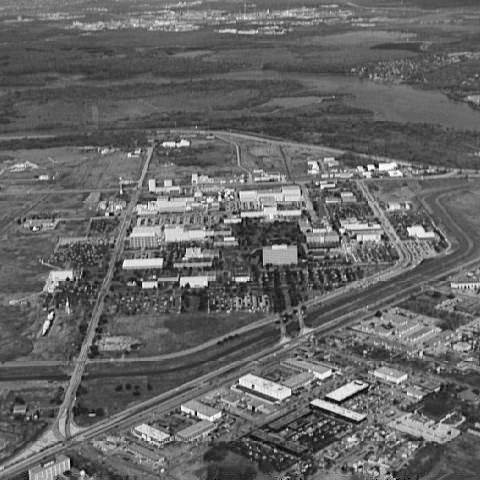
%> input picture assignment2/City.jpg, 480 x 480 px
$ octave p4.m   (GNU Octave 9; MATLAB toolbox functions it lacks are replaced by stand-ins)
%> lines starting %> are read from the running program, lines starting %| are printed output that depends on the picture
%p4
OriImg= imread('/Users/mingmingqiu/Desktop/CS 631T Computer Vision/week2/City.jpg');
%> OriImg is the input picture: size 480x480 uint8; min 0, max 254, mean 101.2
se = strel('square',3);
A = imdilate(OriImg,se);
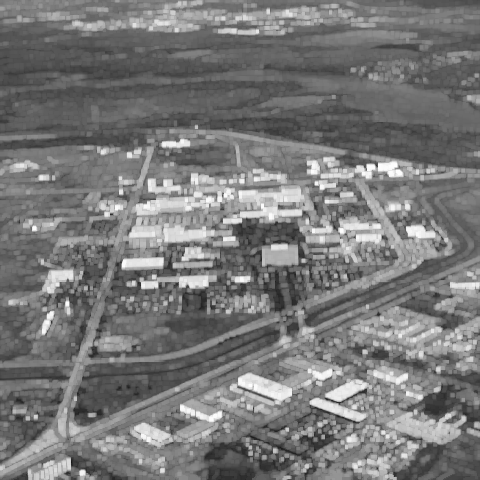
%> A: size 480x480 uint8; min 23, max 254, mean 120.4
B = imerode(OriImg,se);
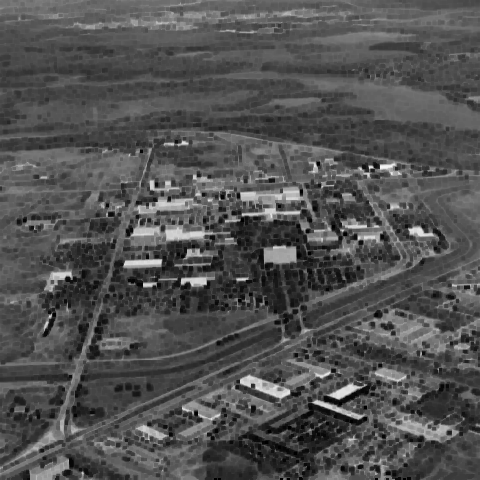
%> B: size 480x480 uint8; min 0, max 245, mean 81.6
C = A - B;
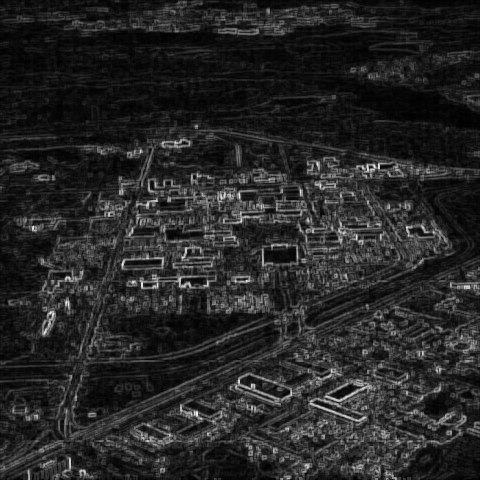
%> C: size 480x480 uint8; min 0, max 243, mean 38.8
figure,imshow(B),title('P4');
disp('Discuss: The image A is a enlarge feature of original photo, The image B is a shrink feature photo, let C = A-B, which means an outline of feature was cut out. So, In the picture C, black part is the same part of A and B. White/Gray part is outline of feature.');

$ run again, with assignment2/Food.jpg copied over assignment2/City.jpg
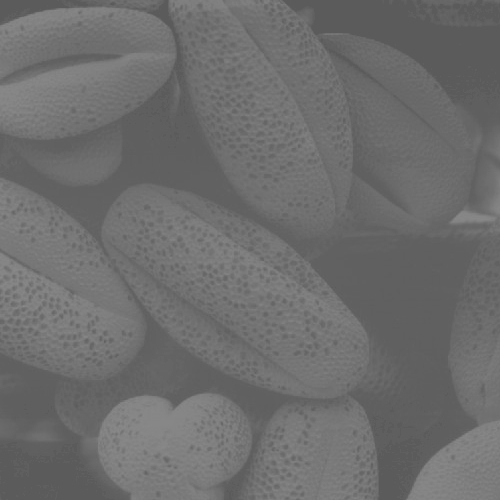
%> input picture assignment2/Food.jpg, 500 x 500 px
%> OriImg is the input picture: size 500x500 uint8; min 90, max 138, mean 109.1
%> `C = A - B;`:
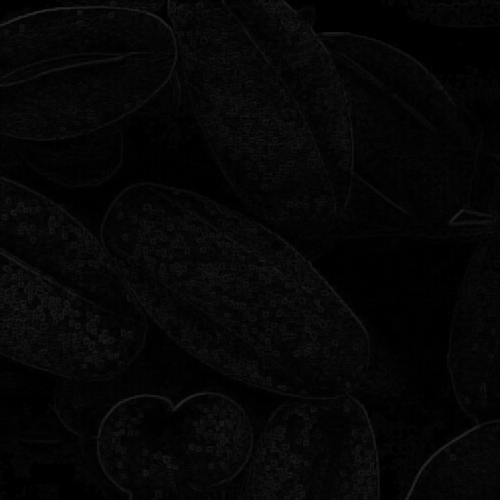
%> C: size 500x500 uint8; min 0, max 42, mean 5.6
